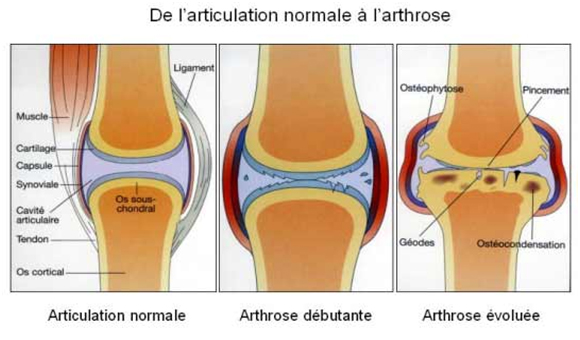
#> input picture genoux1.jpg, 580 x 340 px
$ python tempCodeRunnerFile.py
#> lines starting #> are read from the running program, lines starting #| are printed output that depends on the picture; after the words box and inside, x2 and y2 are one past the last pixel; in counts of white or black regions, pixels touching at a corner belong together
import cv2
import numpy as np
import matplotlib.pyplot as plt

# === Charger l'image ===
image = cv2.imread("genoux1.jpg")  #  chemin de l'image
#> image is the input picture: shape (340, 580, 3); mean B, G, R 176.3, 197.5, 217.9
hsv = cv2.cvtColor(image, cv2.COLOR_BGR2HSV)
#> hsv: shape (340, 580, 3); mean H, S, V 21.6, 58.9, 220

# === Définir les plages HSV pour chaque couleur ===
# Rouge
lower_red1 = np.array([0, 120, 70])
upper_red1 = np.array([10, 255, 255])
lower_red2 = np.array([170, 120, 70])
upper_red2 = np.array([180, 255, 255])

# Vert
lower_green = np.array([36, 50, 70])
upper_green = np.array([89, 255, 255])

# Bleu
lower_blue = np.array([90, 50, 70])
upper_blue = np.array([128, 255, 255])

# === Créer les masques ===
mask_red = cv2.inRange(hsv, lower_red1, upper_red1) | cv2.inRange(hsv, lower_red2, upper_red2)
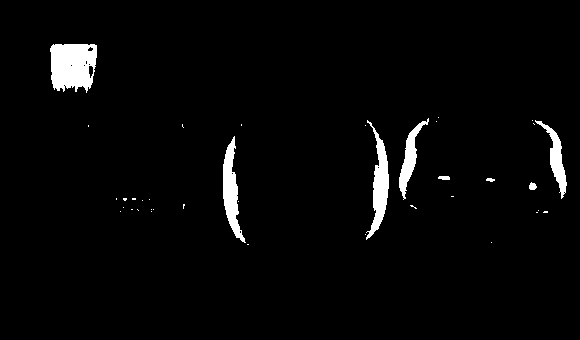
#> mask_red: shape (340, 580); 2.9% white; 38 white regions (30 under 20 px), largest, box (x1, y1, x2, y2) and area: (50, 44, 97, 93) 1882, (366, 120, 389, 240) 1130, (223, 136, 246, 243) 1066
mask_green = cv2.inRange(hsv, lower_green, upper_green)
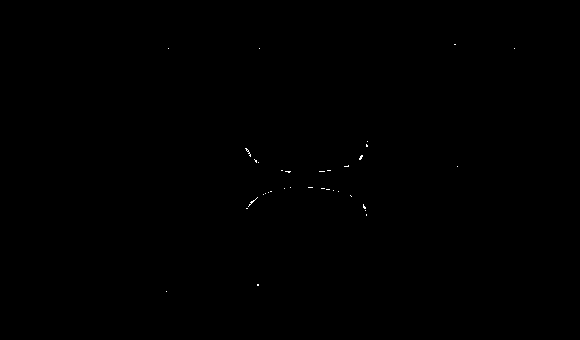
#> mask_green: shape (340, 580); 0.07% white in thin lines or dots, all inside (x1, y1, x2, y2) = (166, 44, 515, 292)
mask_blue = cv2.inRange(hsv, lower_blue, upper_blue)
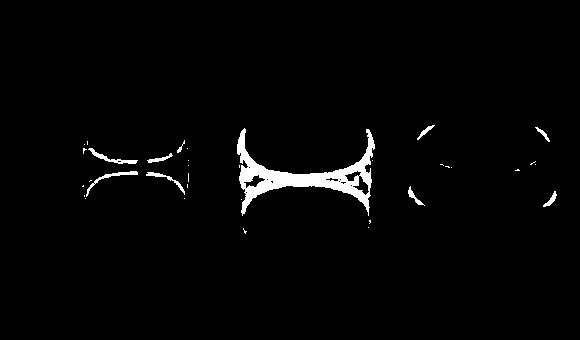
#> mask_blue: shape (340, 580); 2.1% white; 35 white regions (25 under 20 px), largest, box (x1, y1, x2, y2) and area: (237, 128, 375, 216) 3192, (88, 148, 138, 164) 188, (86, 171, 138, 197) 181

# === Appliquer les masques ===
res_red = cv2.bitwise_and(image, image, mask=mask_red)
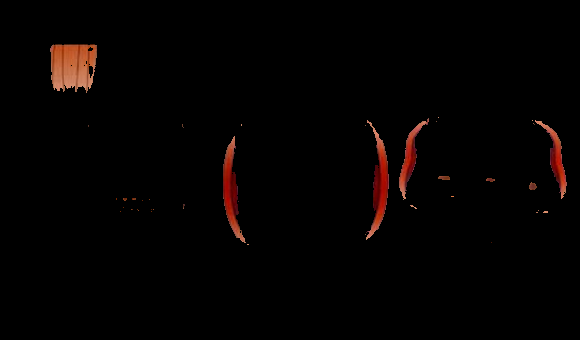
#> res_red: shape (340, 580, 3); mean B, G, R 1.2, 1.8, 4.6
res_green = cv2.bitwise_and(image, image, mask=mask_green)
res_blue = cv2.bitwise_and(image, image, mask=mask_blue)
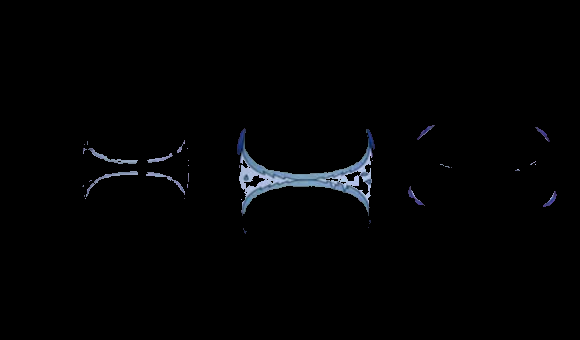
#> res_blue: shape (340, 580, 3); mean B, G, R 3.6, 2.9, 2.5

# === Affichage avec matplotlib avec Réglag ede la taille ===
plt.figure(figsize=(15, 9))

# Image originale
plt.subplot(2, 2, 1)
plt.imshow(cv2.cvtColor(image, cv2.COLOR_BGR2RGB))
plt.title("Image de référence")
plt.axis("off")

# Rouge détecté
plt.subplot(2, 2, 2)
plt.imshow(cv2.cvtColor(res_red, cv2.COLOR_BGR2RGB))
plt.title("Rouge détecté")
plt.axis("off")

# Vert détecté
plt.subplot(2, 2, 3)
plt.imshow(cv2.cvtColor(res_green, cv2.COLOR_BGR2RGB))
plt.title("Vert détecté")
plt.axis("off")

# Bleu détecté
plt.subplot(2, 2, 4)
plt.imshow(cv2.cvtColor(res_blue, cv2.COLOR_BGR2RGB))
plt.title("Bleu détecté")
plt.axis("off")

plt.tight_layout()
plt.show()
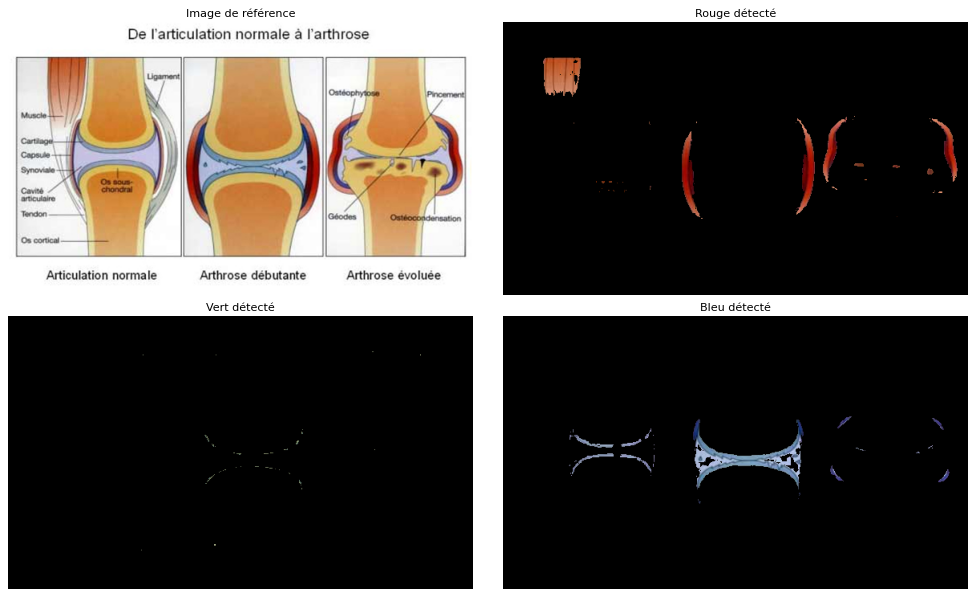
#> figure drawn by matplotlib, 4 panels
